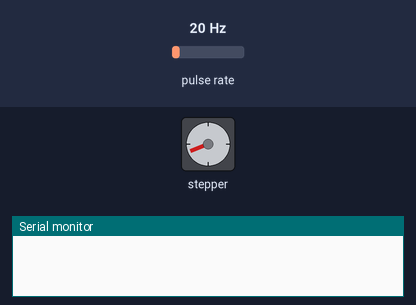
The sketch below on a simulated Arduino Uno, built with avr-gcc and run on an emulated ATmega328P. Shown: stepper motor, the last lines printed to the serial monitor. Wiring (inferred from the names in the program): pulse sensor: data pin 2; stepper motor driver (1600 steps per turn assumed): step pin 3; direction pin 5. Inputs (shaded band) come from the test bench; at power-on: pulse rate 20 Hz.

Above: at 1.2 s.
1.3 s: pulse rate (sensor on pin 2) set to 4 Hz
At 1.65 s:
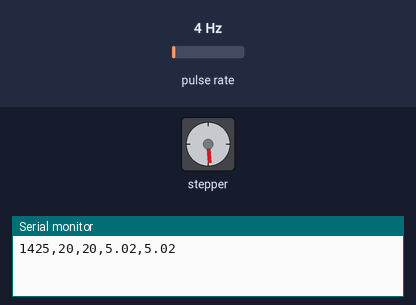
4.3 s: pulse rate (sensor on pin 2) set to 50 Hz
At 4.66 s:
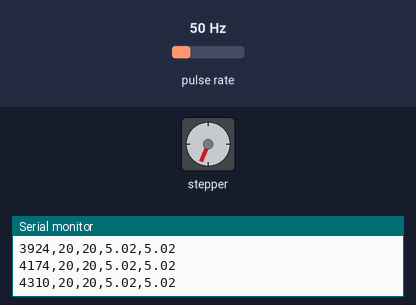
Timing chart, 0 to 16.3 s (numbered marks = the images above; inputs shaded):
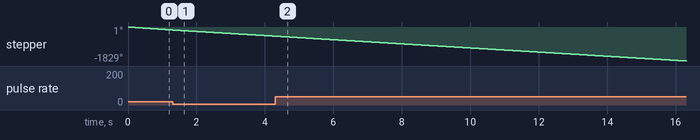

The sketch:

11-04-2025.ino
```cpp
#define steppin 3
#define dirpin 5
const int sensor = 2;

// Desired RPM
const int desiredRPM = 20;
float rollerRadius = 0.04;
float x = 0; // temporary variable
int stepsperrevolution = 1600;

// PI Controller constants
float Kp = 3.3;   // Proportional gain
float Ki = 0.1;   // Integral gain

// Variables for PI controller
float errorSum = 0;
unsigned long lastUpdateTime = 0;

// RPM calculation
volatile unsigned long prevTime = 0;
volatile unsigned long timeDiff = 0;
volatile bool rpmUpdated = false;
unsigned int rpm = 1;  // Start with 1 to avoid zero delay

// Sensor interrupt to measure RPM
void detectWave() {
  unsigned long currentTime = micros();
  timeDiff = currentTime - prevTime;
  prevTime = currentTime;
  int temp = 0;
  if (timeDiff > 100000) { // Filter very fast false triggers
    rpm = (60.0 * 1000000.0) / timeDiff;
    rpmUpdated = true;
    temp = rpm;
  }
  if (rpm > 1.5*desiredRPM) rpm = desiredRPM;
}

void setup() {
  Serial.begin(115200);
  pinMode(sensor, INPUT);
  pinMode(steppin, OUTPUT);
  pinMode(dirpin, OUTPUT);
  digitalWrite(dirpin, LOW);  // Set motor direction

  attachInterrupt(digitalPinToInterrupt(sensor), detectWave, FALLING);
}

void loop() {
  int delayTime = delayCalculator(rpm, stepsperrevolution);

  if (rpmUpdated) {
    unsigned long currentMillis = millis();
    float actual_beltSpeed = 2 * 3.14 * rollerRadius * rpm;
    float required_belt_speed = 2 * 3.14 * rollerRadius * desiredRPM;

    Serial.print(currentMillis); Serial.print(",");
    Serial.print(rpm); Serial.print(",");
    Serial.print(desiredRPM); Serial.print(",");
    Serial.print(actual_beltSpeed); Serial.print(",");
    Serial.println(required_belt_speed);

    rpmUpdated = false;
  }

  // Generate step signal
  digitalWrite(steppin, HIGH);
  delayMicroseconds(delayTime / 2);
  digitalWrite(steppin, LOW);
  delayMicroseconds(delayTime / 2);
}

//delay calculator
int delayCalculator(float currentRPM, int stepsPerRevolution) {
  if (currentRPM == 0) currentRPM = 1;

  float error = desiredRPM - currentRPM;

  float proportionalTerm = Kp * error;

  // backward euler method 1 / (1 - z^(-1))
// adding the previous error to the presnet error for integration part
  errorSum = x + error;
  x = error;
  float integralTerm = Ki * errorSum;

  float controlOutput = proportionalTerm + integralTerm;

  float desiredFrequency = desiredRPM * stepsPerRevolution / 60.0;
  float adjustedFrequency = desiredFrequency + controlOutput;

  // avoiding invalid condition
  if (adjustedFrequency <= 0) adjustedFrequency = 0.1;

  int adjustedTimePeriod = 1000000 / adjustedFrequency;

  // restricting the delay time to 37000 microseconds (1 RPM)
  //if (adjustedTimePeriod > 37000) adjustedTimePeriod = 37000;
  if (adjustedTimePeriod > 500000) adjustedTimePeriod = 500000;

  return adjustedTimePeriod;
}
```
